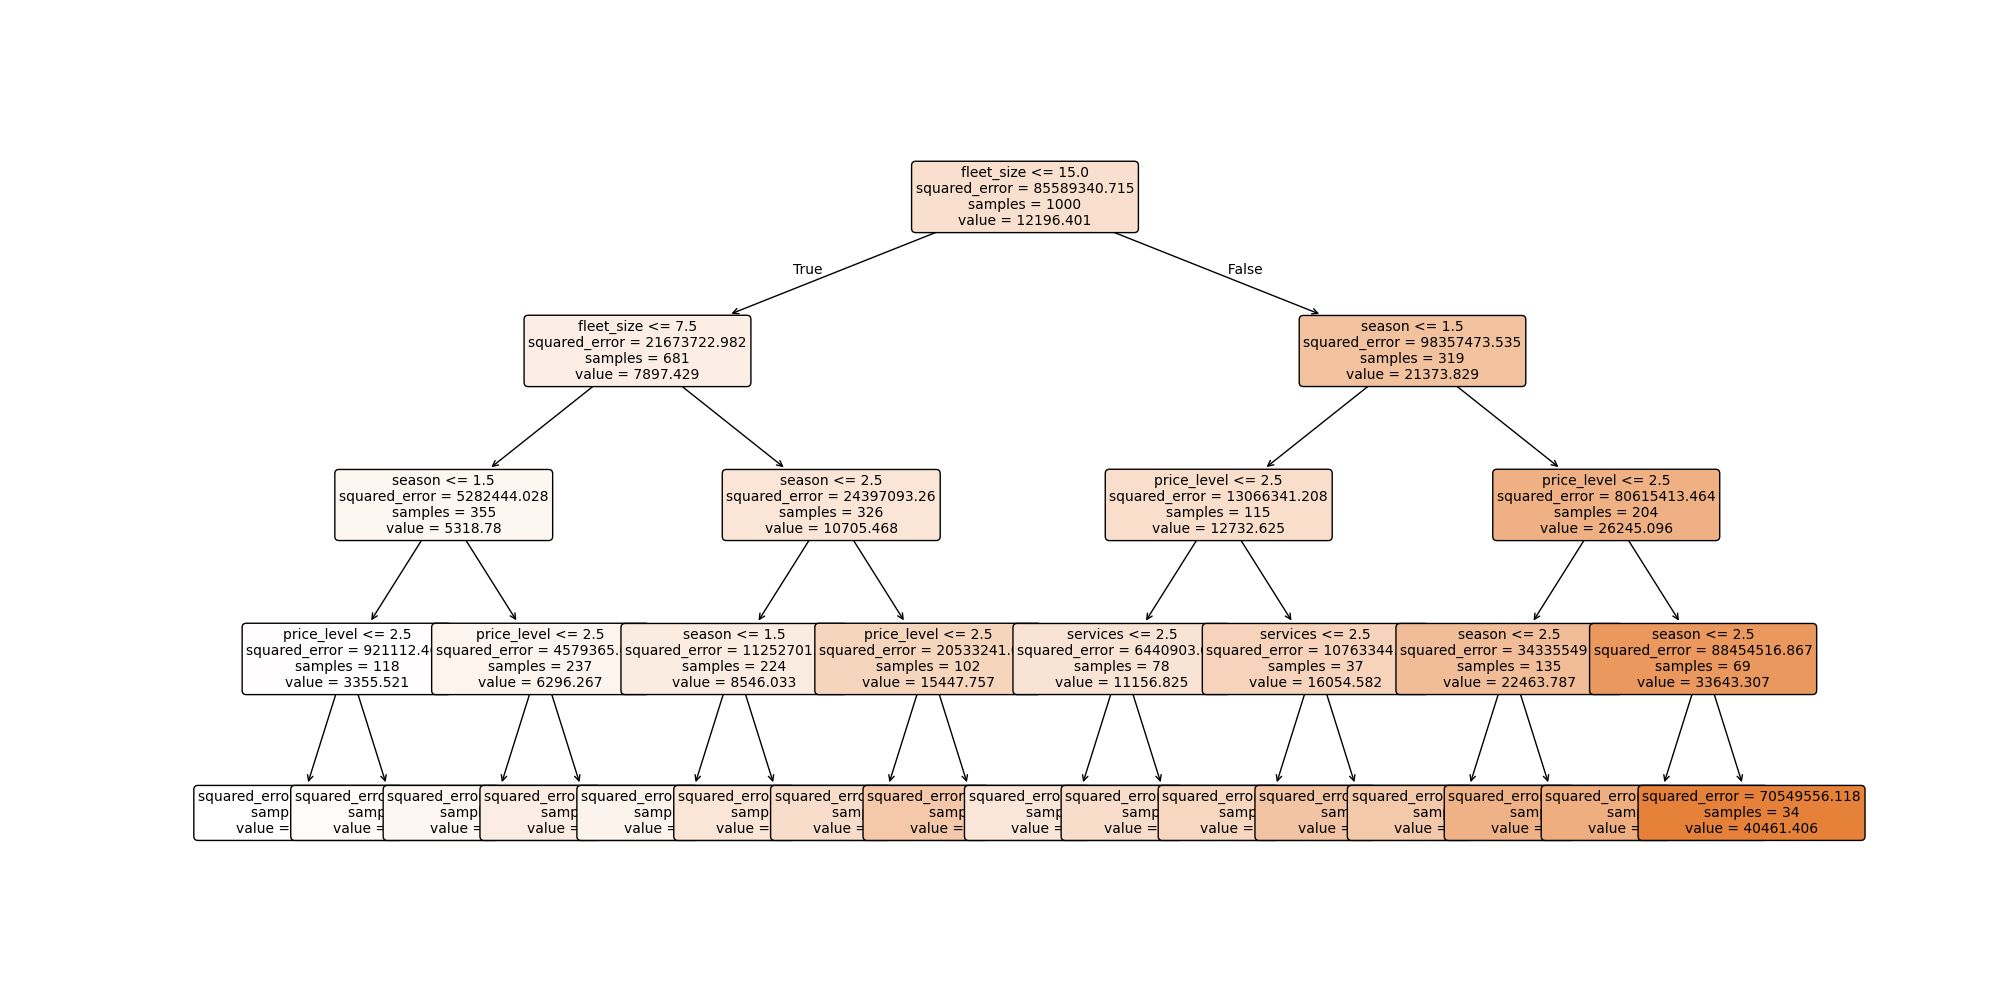

Reproduce this figure in Python.
import pandas as pd
import numpy as np
from sklearn.tree import DecisionTreeRegressor, plot_tree
import matplotlib.pyplot as plt

class InvestmentDecisionTree:
    def __init__(self):
        self.model = DecisionTreeRegressor(max_depth=4, random_state=42)
        self.feature_names = [
            'fleet_size',      # Number of campervans
            'price_level',     # 1: Budget, 2: Mid-range, 3: Luxury
            'season',          # 1: Off-season, 2: Shoulder, 3: Peak
            'van_type',        # 1: Compact, 2: Mixed, 3: Luxury
            'services'         # 1: Basic, 2: Medium, 3: Comprehensive
        ]

    def generate_scenarios(self, n_scenarios=1000):
        """Generate random scenarios for training"""
        np.random.seed(42)
        
        scenarios = {
            'fleet_size': np.random.choice([5, 10, 20], n_scenarios),
            'price_level': np.random.choice([1, 2, 3], n_scenarios),
            'season': np.random.choice([1, 2, 3], n_scenarios),
            'van_type': np.random.choice([1, 2, 3], n_scenarios),
            'services': np.random.choice([1, 2, 3], n_scenarios)
        }
        
        # Calculate expected returns based on scenarios
        returns = []
        for i in range(n_scenarios):
            # Base return calculation
            base_return = scenarios['fleet_size'][i] * 1000  # Base monthly return per van
            
            # Adjust for price level
            price_multiplier = {1: 0.8, 2: 1.0, 3: 1.3}[scenarios['price_level'][i]]
            
            # Adjust for season
            season_multiplier = {1: 0.6, 2: 1.0, 3: 1.4}[scenarios['season'][i]]
            
            # Adjust for van type
            van_multiplier = {1: 0.9, 2: 1.0, 3: 1.2}[scenarios['van_type'][i]]
            
            # Adjust for services
            service_multiplier = {1: 0.9, 2: 1.0, 3: 1.15}[scenarios['services'][i]]
            
            # Calculate final return
            final_return = (base_return * price_multiplier * season_multiplier * 
                          van_multiplier * service_multiplier)
            
            # Add some random noise
            final_return *= np.random.normal(1, 0.1)
            
            returns.append(final_return)
        
        scenarios['returns'] = returns
        return pd.DataFrame(scenarios)

    def train_model(self, data):
        """Train the decision tree model"""
        X = data[self.feature_names]
        y = data['returns']
        self.model.fit(X, y)

    def visualize_tree(self):
        """Create and save a visualization of the decision tree"""
        plt.figure(figsize=(20,10))
        plot_tree(self.model, feature_names=self.feature_names, 
                 filled=True, rounded=True, fontsize=10)
        plt.savefig('investment_decision_tree.png')
        plt.close()

    def analyze_feature_importance(self):
        """Analyze and return feature importance"""
        importance = pd.DataFrame({
            'feature': self.feature_names,
            'importance': self.model.feature_importances_
        }).sort_values('importance', ascending=False)
        return importance

    def predict_return(self, scenario):
        """Predict return for a given scenario"""
        return self.model.predict(scenario)

def main():
    # Initialize the decision tree
    dt = InvestmentDecisionTree()
    
    # Generate and train on scenarios
    scenarios = dt.generate_scenarios()
    dt.train_model(scenarios)
    
    # Visualize the tree
    dt.visualize_tree()
    
    # Analyze feature importance
    importance = dt.analyze_feature_importance()
    print("\nFeature Importance:")
    print("==================")
    print(importance)
    
    # Example predictions for different scenarios
    print("\nExample Scenario Predictions:")
    print("============================")
    
    # Test different fleet sizes with other parameters held constant
    test_scenarios = pd.DataFrame([
        [5, 2, 3, 2, 2],   # Small fleet
        [10, 2, 3, 2, 2],  # Medium fleet
        [20, 2, 3, 2, 2]   # Large fleet
    ], columns=dt.feature_names)
    
    predictions = dt.predict_return(test_scenarios)
    
    for i, fleet_size in enumerate([5, 10, 20]):
        print(f"\nFleet Size: {fleet_size}")
        print(f"Predicted Monthly Return: ${predictions[i]:,.2f}")

if __name__ == "__main__":
    main()
